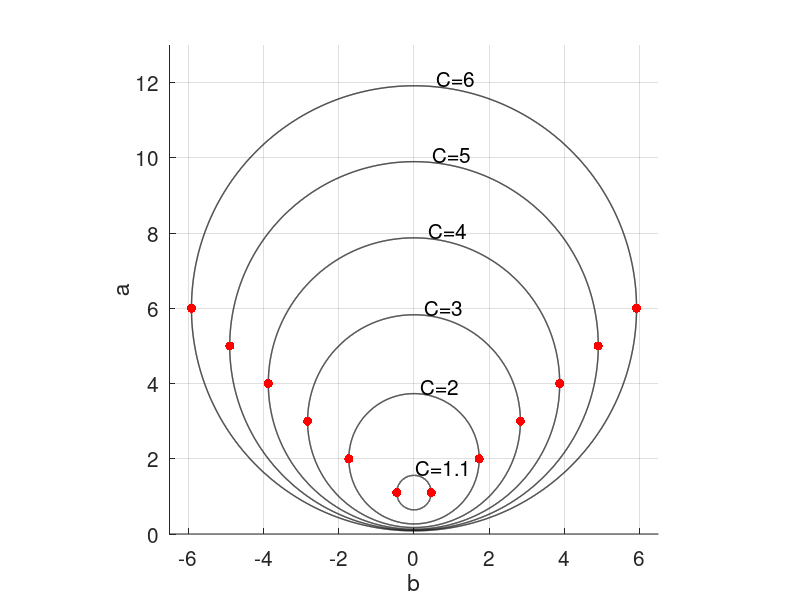

Here is the MATLAB script that generated this plot: (Note: this script raises an error after producing the figure.)
% Figures for chapter 3 of PhD thesis.

%%%%%%%%%%%%%%%%%%%%
%   Paul Wavelet   %
%%%%%%%%%%%%%%%%%%%%

% Iso-contours
C=[1.1, 2, 3, 4, 5, 6];
n_C=numel(C);
theta=0:0.001:2*pi;

h=figure(1);
hold on
for k=1:n_C
    x_C=sqrt(C(k)^2-1).*cos(theta);
    y_C=C(k)+sqrt(C(k)^2-1).*sin(theta);
    plot(x_C,y_C,'k','linewidth',1)
    plot(sqrt(C(k)^2-1),C(k),'r.','markersize',20)
    plot(-sqrt(C(k)^2-1),C(k),'r.','markersize',20)
    text(sqrt(C(k)^2-1)*0.1,(C(k)+sqrt(C(k)^2-1))+0.2,strcat('C=',num2str(C(k))),'fontsize',15)
end
box off
grid on
axis([-6.5 6.5 0 13])
xlabel('b','fontsize',20)
ylabel('a','fontsize',20)
set(gca, 'FontSize', 15)
axis square     % implies that a circle will look like a circle!
saveas(h,'iso_contours_paul.eps','epsc')
close all

% 4 first eigenvectors: numerical vs analytical solutions
C=4;                              
eps_time=0.001;                    
eps_freq=0.001;                  
[omega_num,d,V]=integrated_projection_simple_integral_frequency(C,eps_time,eps_freq);
domega_num=omega_num(2)-omega_num(1);
omega=linspace(0,omega_num(end),5000);      % numel(omega_num)
omega=omega';
domega=omega(2)-omega(1);
eigenvec_num=zeros(numel(omega),4);
for k=1:4
    eigenvec_num(:,end-k+1)=reconstruction_signal(V(:,end-k+1),domega_num,0,omega);
    eigenvec_num(:,end-k+1)=eigenvec_num(:,end-k+1)./norm(eigenvec_num(:,end-k+1))./sqrt(domega);    
end
eigenvec_anal=paul_analytical_4_eigenvectors_frequency(omega);
h=figure(1);
loglog(omega,abs(eigenvec_anal(:,4)-eigenvec_num(:,end-3)),'k','linewidth',1)
hold on
loglog(omega,abs(eigenvec_anal(:,3)-eigenvec_num(:,end-2)),'m','linewidth',1)
loglog(omega,abs(eigenvec_anal(:,2)+eigenvec_num(:,end-1)),'r','linewidth',1)
loglog(omega,abs(eigenvec_anal(:,1)-eigenvec_num(:,end)),'b','linewidth',1)
lgd=legend(num2str(d(end),'%6.5g'),num2str(d(end-1),'%6.5g'),num2str(d(end-2),'%6.5g'),num2str(d(end-3),'%6.5g'));
set(lgd,'FontSize',15); 
box off
grid off
xlim([0 20])
xlabel('\omega','fontsize',25)
title('Absolute error','fontsize',20)
set(gca, 'FontSize', 15)
saveas(h,'eigenvec_paul_error.eps','epsc')
close all
h=figure(1);
semilogx(omega,eigenvec_anal(:,1),'b','linewidth',4)
hold on
semilogx(omega,eigenvec_num(:,end),'r','linewidth',2)
lgd=legend('Analytical','Numerical');
set(lgd,'FontSize',20); 
box off
grid off
xlim([0 20])
xlabel('\omega','fontsize',25)
title(strcat('\lambda_{0}=',num2str(d(end),'%6.5g')),'fontsize',30)
set(gca, 'FontSize', 15)
saveas(h,'eigenvec_0_paul.eps','epsc')
close all
h=figure(1);
semilogx(omega,eigenvec_anal(:,2),'b','linewidth',4)
hold on
semilogx(omega,-eigenvec_num(:,end-1),'r','linewidth',2)
lgd=legend('Analytical','Numerical');
set(lgd,'FontSize',20);
box off
grid off
xlim([0 20])
xlabel('\omega','fontsize',25)
title(strcat('\lambda_{1}=',num2str(d(end-1),'%6.5g')),'fontsize',30)
set(gca, 'FontSize', 15)
saveas(h,'eigenvec_1_paul.eps','epsc')
close all
h=figure(1);
semilogx(omega,eigenvec_anal(:,3),'b','linewidth',4)
hold on
semilogx(omega,eigenvec_num(:,end-2),'r','linewidth',2)
lgd=legend('Analytical','Numerical');
set(lgd,'FontSize',20);
box off
grid off
xlim([0 20])
xlabel('\omega','fontsize',25)
title(strcat('\lambda_{2}=',num2str(d(end-2),'%6.5g')),'fontsize',30)
set(gca, 'FontSize', 15)
saveas(h,'eigenvec_2_paul.eps','epsc')
close all
h=figure(1);
semilogx(omega,eigenvec_anal(:,4),'b','linewidth',4)
hold on
semilogx(omega,eigenvec_num(:,end-3),'r','linewidth',2)
lgd=legend('Analytical','Numerical');
set(lgd,'FontSize',20);
box off
grid off
xlim([0 20])
xlabel('\omega','fontsize',25)
title(strcat('\lambda_{3}=',num2str(d(end-3),'%6.5g')),'fontsize',30)
set(gca, 'FontSize', 15)
saveas(h,'eigenvec_3_paul.eps','epsc')
close all

% % Least squares error
% abs_error=zeros(4,1);
% for k=1:4
%     abs_error(k)=norm(eigenvec_anal(:,k)-eigenvec_num(:,end-k+1))*sqrt(domega);      
% end
% abs_error(2)=norm(eigenvec_anal(:,2)+eigenvec_num(:,end-2+1))*sqrt(domega);                
% fid=fopen('least_squares_error_eigenvectors_paul_5000.txt','w');   
% fprintf(fid,'%s\n','From the highest to the lowest eigenvalue:');
% for k=1:4
%     fprintf(fid,'%2.9g\n',abs_error(k));
% end
% fclose(fid);
% % Least squares error with more grid points (check sensitivity)
% % 10000 points
% omega=linspace(0,omega_num(end),10000);
% omega=omega';
% domega=omega(2)-omega(1);
% eigenvec_num=zeros(numel(omega),4);
% for k=1:4
%     eigenvec_num(:,end-k+1)=reconstruction_signal(V(:,end-k+1),domega_num,0,omega);
%     eigenvec_num(:,end-k+1)=eigenvec_num(:,end-k+1)./norm(eigenvec_num(:,end-k+1))./sqrt(domega);    
% end
% eigenvec_anal=paul_analytical_4_eigenvectors_frequency(omega);
% abs_error=zeros(4,1);
% for k=1:4
%     abs_error(k)=norm(eigenvec_anal(:,k)-eigenvec_num(:,end-k+1))*sqrt(domega);      
% end
% abs_error(2)=norm(eigenvec_anal(:,2)+eigenvec_num(:,end-2+1))*sqrt(domega);                
% fid=fopen('least_squares_error_eigenvectors_paul_10000.txt','w');   
% fprintf(fid,'%s\n','From the highest to the lowest eigenvalue:');
% for k=1:4
%     fprintf(fid,'%2.9g\n',abs_error(k));
% end
% fclose(fid);
% % 50000
% omega=linspace(0,omega_num(end),50000);
% omega=omega';
% domega=omega(2)-omega(1);
% eigenvec_num=zeros(numel(omega),4);
% for k=1:4
%     eigenvec_num(:,end-k+1)=reconstruction_signal(V(:,end-k+1),domega_num,0,omega);
%     eigenvec_num(:,end-k+1)=eigenvec_num(:,end-k+1)./norm(eigenvec_num(:,end-k+1))./sqrt(domega);    
% end
% eigenvec_anal=paul_analytical_4_eigenvectors_frequency(omega);
% abs_error=zeros(4,1);
% for k=1:4
%     abs_error(k)=norm(eigenvec_anal(:,k)-eigenvec_num(:,end-k+1))*sqrt(domega);      
% end
% abs_error(2)=norm(eigenvec_anal(:,2)+eigenvec_num(:,end-2+1))*sqrt(domega);                
% fid=fopen('least_squares_error_eigenvectors_paul_50000.txt','w');   
% fprintf(fid,'%s\n','From the highest to the lowest eigenvalue:');
% for k=1:4
%     fprintf(fid,'%2.9g\n',abs_error(k));
% end
% fclose(fid);



% Numerical values of the eigenvalues
myeig_anal=paul_analytical_eigenvalues(C,10);
disp([myeig_anal d(end:-1:end-9)])
fid=fopen('eigenvalues_paul_C_4.txt','w');    
fprintf(fid,'%s\n','Parameters:');
fprintf(fid,'%s %2.9g\n','eps_time',eps_time);
fprintf(fid,'%s %2.9g\n','eps_freq',eps_freq);
fprintf(fid,'%s\n','Analytical eigenvalues:');
for k=1:10
    fprintf(fid,'%2.9g\n',myeig_anal(k));
end
fprintf(fid,'%s\n','Numerical eigenvalues:');
for k=1:10
    fprintf(fid,'%2.9g\n',d(end-k+1));
end
fclose(fid);
C=30;
myeig_anal=paul_analytical_eigenvalues(C,10);
myeig_num=zeros(10,1);
for k=1:10
    myeig_num(k)=eigenvalue_frequency(V(:,end-k+1),C,omega_num,eps_time,eps_freq);
end
disp([myeig_anal myeig_num])
fid=fopen('eigenvalues_paul_C_30.txt','w');    
fprintf(fid,'%s\n','Parameters:');
fprintf(fid,'%s %2.9g\n','eps_time',eps_time);
fprintf(fid,'%s %2.9g\n','eps_freq',eps_freq);
fprintf(fid,'%s\n','Analytical eigenvalues:');
for k=1:10
    fprintf(fid,'%2.9g\n',myeig_anal(k));
end
fprintf(fid,'%s\n','Numerical eigenvalues:');
for k=1:10
    fprintf(fid,'%2.9g\n',myeig_num(k));
end
fclose(fid);
C=50;
myeig_anal=paul_analytical_eigenvalues(C,10);
myeig_num=zeros(10,1);
for k=1:10
    myeig_num(k)=eigenvalue_frequency(V(:,end-k+1),C,omega_num,eps_time,eps_freq);
end
disp([myeig_anal myeig_num])
fid=fopen('eigenvalues_paul_C_50.txt','w');    
fprintf(fid,'%s\n','Parameters:');
fprintf(fid,'%s %2.9g\n','eps_time',eps_time);
fprintf(fid,'%s %2.9g\n','eps_freq',eps_freq);
fprintf(fid,'%s\n','Analytical eigenvalues:');
for k=1:10
    fprintf(fid,'%2.9g\n',myeig_anal(k));
end
fprintf(fid,'%s\n','Numerical eigenvalues:');
for k=1:10
    fprintf(fid,'%2.9g\n',myeig_num(k));
end
fclose(fid);
